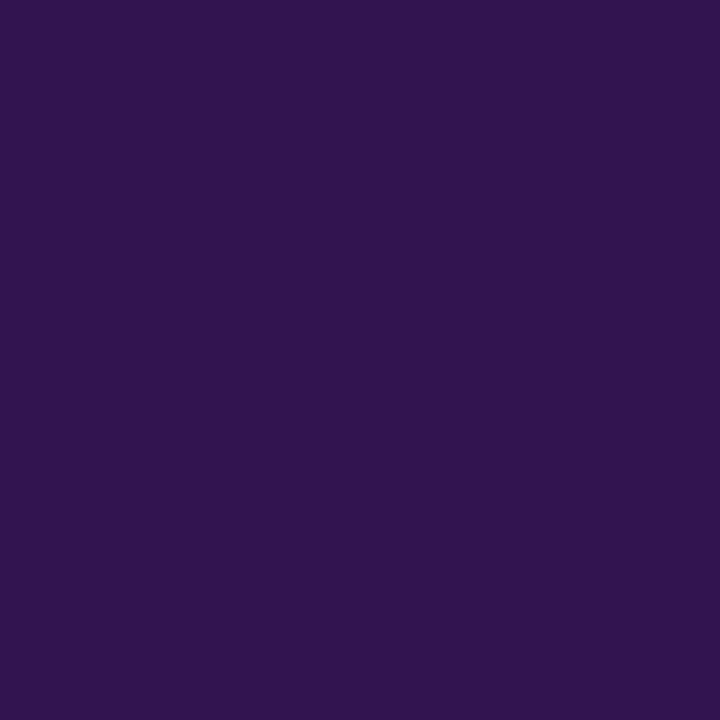
Frame 1 (no input)
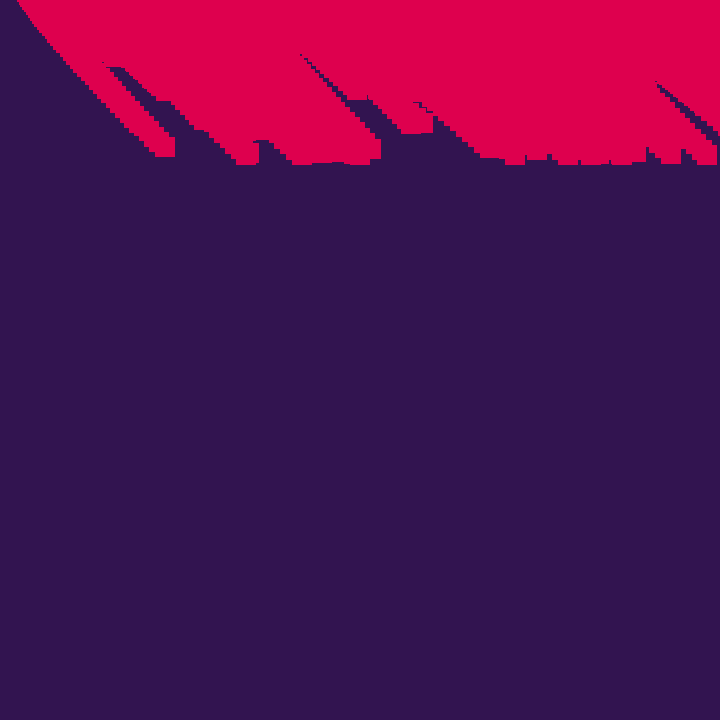
Frame 60 (the mouse pressed at the canvas centre just before this capture)
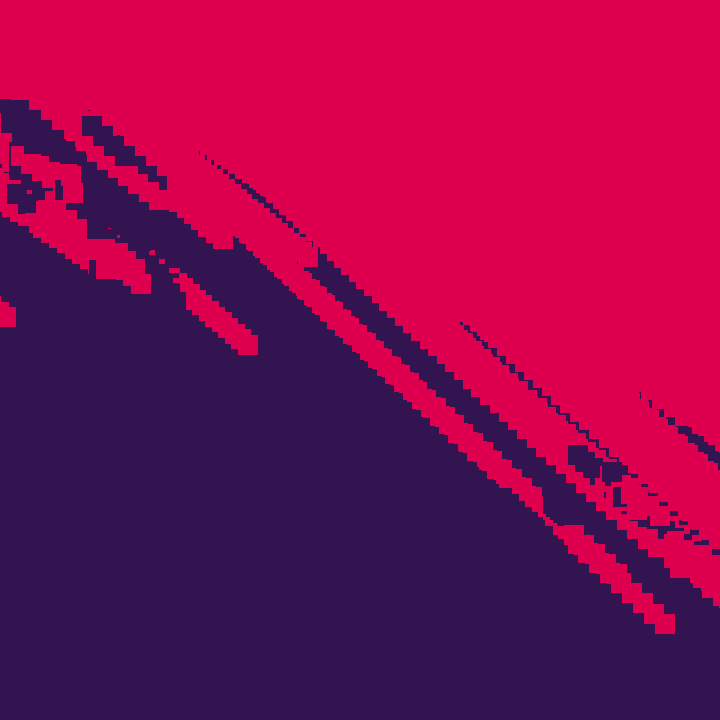
Frame 120 (the mouse held since frame 60 and released just before this capture)

The Processing sketch that drew these frames (run headless with seeded random() and noise(); from frame 60 on, the mouse is pressed at the canvas centre):

// Processing sketch: Particle_Painter_Piece_241119a
// ── Particle_Painter_Piece_241119a.pde
particle[] rain;
antiParticle[] antiRain;

void setup(){
 size(720, 720);
 noStroke();
 noSmooth();
 rain = new particle[128];
 antiRain = new antiParticle[80];
 
 for(int i = 0; i < rain.length; i++){
  rain[i] = new particle(-50, 20); 
 }
 
 for(int i = 0; i < antiRain.length; i++){
  antiRain[i] = new antiParticle(height + 50, 20); 
 }
 
  background(50, 20, 80);
}

void draw(){
  
  for(int i = 0; i < antiRain.length; i++){
  antiRain[i].display();
  antiRain[i].update();
 }
  
 for(int i = 0; i < rain.length; i++){
  rain[i].display();
  rain[i].update();
 }
 
  
}

// ── AntiParticle.pde
class antiParticle {
 // PROPERTIES
 PVector position, velocity, acceleration;
 int size;
 float y;

 // CONSTRUCTORS
 antiParticle(float y, int s) {
  position = new PVector(random(width), y);
  velocity = PVector.random2D();
  acceleration = new PVector(-0.10, -0.08);
  size = s;
 }

 // METHODS
 // draws the particle to the canvas
 void display() {
  fill(50, 20, 80);
  noStroke();
  rect(position.x, position.y, size , size);
 }

 // updates the particle's state
 void update() {
  position.add(velocity);  // move based on velocity
  velocity.add(acceleration);
  
  if(position.y <  0 || position.x < 0){
   position.set(random(width + 720), height + 50);
   acceleration.y = (0);
   acceleration.x = (0);
  }
 }
}

// ── Particle.pde
class particle {
 // PROPERTIES
 PVector position, velocity, acceleration;
 int size;
 float y;

 // CONSTRUCTORS
 particle(float y, int s) {
  position = new PVector(random(width), y);
  velocity = PVector.random2D();
  acceleration = new PVector(0.10, 0.08);
  size = s;
 }

 // METHODS
 // draws the particle to the canvas
 void display() {
  fill(222, 0, 78);
  noStroke();
  rect(position.x, position.y, size , size);
 }

 // updates the particle's state
 void update() {
  position.add(velocity);  // move based on velocity
  velocity.add(acceleration);
  
  if(position.y > height + 50 || position.x > width + 50){
   position.set(random(-720, width), y);
   acceleration.y = (0);
   acceleration.x = (0);
  }
 }
}
